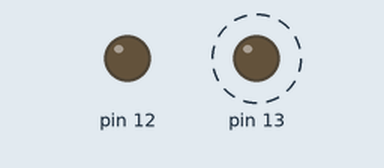
A sketch run on a simulated Arduino Uno, built with avr-gcc and run on an emulated ATmega328P. On the bench: output pins drawn as LEDs (lit = HIGH). Dashed ring = blinking.

Above: at 0.5 s.
At 5.5 s:
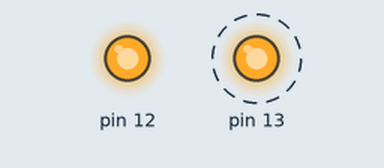
Timing chart, 0 to 7.8 s (numbered marks = the images above):
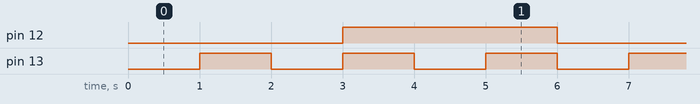

Measured:
- by itself, pin 12: alternates HIGH for 3.0 s and LOW for 3.0 s
- by itself, pin 13: alternates HIGH for 1.0 s and LOW for 1.0 s

The sketch:

Lab1VS.ino
```cpp
unsigned long LedTimer;
unsigned long LedTimer3;

void setup() {
  pinMode(13, OUTPUT);
  LedTimer = millis();
  pinMode(12, OUTPUT);
  LedTimer3 = millis();
}

void loop() {
  if (millis() - LedTimer >= 1000) {
    if (digitalRead (13) == HIGH) {
      digitalWrite (13, LOW);
    }
    else {
      digitalWrite (13, HIGH);
    }
    LedTimer += 1000;
  }
  if (millis() - LedTimer3 >= 3000) {
    if (digitalRead (12) == HIGH) {
      digitalWrite (12, LOW);
    }
    else {
      digitalWrite (12, HIGH);
    }
    LedTimer3 += 3000;
  }
}
```
